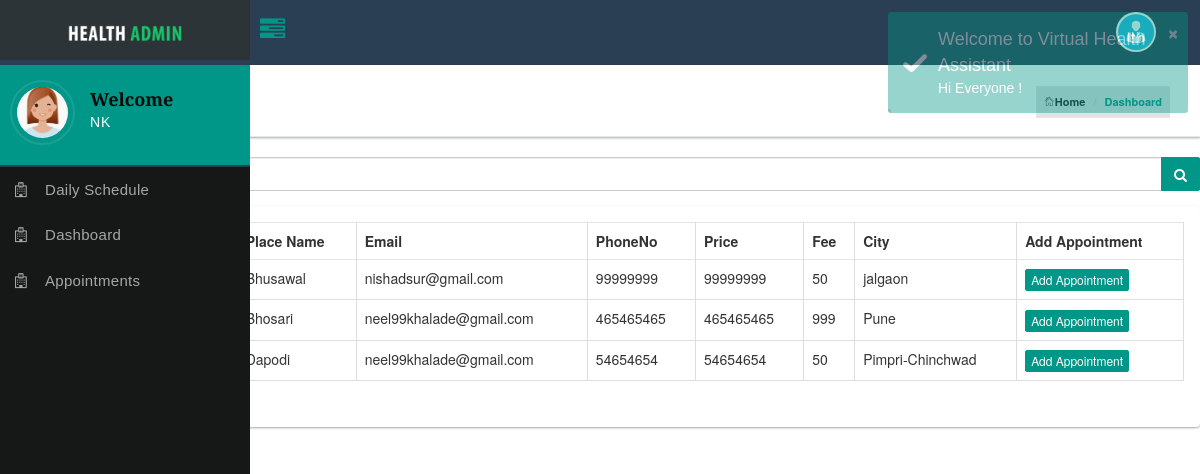
Screenshot of /dashboardPatient.php (signed in) with the database file from the repository.
### tables this page shows
CREATE TABLE `doctors` (
  `id` bigint(15) UNSIGNED NOT NULL,
  `username` varchar(125) NOT NULL,
  `email` varchar(125) NOT NULL,
  `firstName` varchar(65) NOT NULL,
  `lastName` varchar(65) NOT NULL,
  `placeName` varchar(65) NOT NULL,
  `city` varchar(65) NOT NULL,
  `fee` int(65) NOT NULL,
  `phoneNo` int(12) NOT NULL
);

### dashboardPatient.php (the view, shortened to what this page needs)
<?php include 'pheader.php';?>
<?php
$doctorsList = "SELECT id, firstName, lastName, placeName, email, phoneNo, fee, city FROM doctors";
$result = $conn->query($doctorsList);
?>
<div class="header-icon">
</div>
<div class="header-title">
	<h1>Dashboard</h1>
	<small> Dashboard features</small>
	<ol class="breadcrumb hidden-xs">
		<li><a href="index.php"><i class="pe-7s-home"></i>Home</a></li>
		<li class="active">Dashboard</li>
	</ol>
</div>
</section>
<section class="content">
	<div class="row">
		<div class="col-xs-12 col-sm-12 col-md-12 col-lg-12">
			<div class="dataTables_length">
				<div class="input-group custom-search-form">
					<input id="myInput" type="search" onkeyup="myFunction()" class="form-control"
						placeholder="Search for doctors by city.." /> <span class="input-group-btn">
						<button class="btn btn-primary" type="button">
							<span class="fa fa-search"></span>
						</button>
					</span>
				</div>
			</div>
		</div>
	</div>
	<div class="row">
		<div class="col-xs-12 col-sm-12 col-md-12 col-lg-12">
			<div class="panel panel-bd" data-index="0">
				<div class="panel-body">
					<div class="table-responsive" ng-app="myApp" ng-controller="customersCtrl">
					<form action="scheduleAppointment.php" method="get">
							<table id="myTable" class="table table-bordered table-hover">
								<thead>
									<tr>
										<th>First Name</th>
										<th>Last Name</th>
										<th>Place Name</th>
										<th>Email</th>
										<th>PhoneNo</th>
										<th>Price</th>
										<th>Fee</th>
										<th>City</th>
										<th>Add Appointment</th>
									</tr>
								</thead>
								<tbody id="tbody">
<?php
if ($result->num_rows > 0) {
    while ($row = $result->fetch_assoc()) {
        echo '<tr> <td>' . $row["firstName"] . '</td> <td>' . $row["lastName"] . '</td>
            <td>' . $row["placeName"] . '</td> <td>' . $row["email"] . '</td>
            <td>' . $row["phoneNo"] . '</td> <td>' . $row["phoneNo"] . '</td>
            <td>' . $row["fee"] . '</td> <td>' . $row["city"] . '</td>
            <td><a class="btn btn-primary btn-xs" href="scheduleAppointment.php?doctorId=' . $row["id"] . '" >Add Appointment</a></td></tr> ';
    }
} else {
    echo "0 results";
}
?>
								</tbody>
							</table>
							</form>
					</div>
				</div>
			</div>
	</div>
</div>
</section>
	<?php include 'pfooter.php';?>

### pheader.php (shortened to what this page needs)
<!DOCTYPE html>
<html lang="en">
<head>
   <link href="assets/admin_page/plugins/jquery-ui-1.12.1/jquery-ui.min.css" rel="stylesheet" type="text/css"/>
   <link href="assets/admin_page/bootstrap/css/bootstrap.min.css" rel="stylesheet" type="text/css"/>
   <link href="assets/admin_page/plugins/lobipanel/lobipanel.min.css" rel="stylesheet" type="text/css"/>
      <link href="assets/admin_page/plugins/pace/flash.css" rel="stylesheet" type="text/css"/>
   <link href="assets/admin_page/font-awesome/css/font-awesome.min.css" rel="stylesheet" type="text/css"/>
     <link href="assets/admin_page/pe-icon-7-stroke/css/pe-icon-7-stroke.css" rel="stylesheet" type="text/css"/>
   <link href="assets/admin_page/themify-icons/themify-icons.css" rel="stylesheet" type="text/css"/>
        <link href="assets/admin_page/plugins/toastr/toastr.css" rel="stylesheet" type="text/css"/>
        <link href="assets/admin_page/plugins/emojionearea/emojionearea.min.css" rel="stylesheet" type="text/css"/>
        <link href="assets/admin_page/plugins/monthly/monthly.css" rel="stylesheet" type="text/css"/>
        <link href="assets/admin_page/dist/css/stylehealth.min.css" rel="stylesheet" type="text/css"/>
    </head>
    <body class="hold-transition sidebar-mini">
        <div class="wrapper">
            <header class="main-header">
                <a href="index.php" class="logo">
                    <span class="logo-lg">
                        <img src="assets/admin_page/dist/img/logo.png" alt="">
                    </span>
                </a>
                <nav class="navbar navbar-static-top ">
                    <a href="index.html#" class="sidebar-toggle" data-toggle="offcanvas" role="button">
                        <span class="fa fa-tasks"></span>
                    </a>
                    <div class="navbar-custom-menu">
                        <ul class="nav navbar-nav">
                            <li class="dropdown dropdown-user admin-user">
                                <a href="index.html#" class="dropdown-toggle" data-toggle="dropdown">
                                <div class="user-image">
                                <img src="assets/admin_page/dist/img/mini-logo.png" class="img-circle" height="40" width="40" alt="User Image">
                                </div>
                                </a>
                            </li>
                        </ul>
                    </div>
                </nav>
            </header>
          <aside class="main-sidebar">
                <div class="sidebar">
                    <div class="user-panel">
                        <div class="image pull-left">
                            <img src="assets/admin_page/dist/img/avatar2.png" class="img-circle" alt="User Image">
                        </div>
                        <div class="info">
                            <h4>Welcome</h4>
                            <?php if(isset($_SESSION['username'])) :?>
                            <p><?php echo $_SESSION['name_of_user'];?></p>
                            <?php endif?>
                        </div>
                    </div>
                    <ul class="sidebar-menu">
                        <li>
                            <a href="dailySchedule.php"><i class="fa fa-hospital-o"></i><span>Daily Schedule</span>
                            </a>
                        </li>
                        <li>
                            <a href="dashboardPatient.php"><i class="fa fa-hospital-o"></i><span>Dashboard</span>
                            </a>
                        </li>
                        <li >
                            <a href="appointmentsPatient.php"><i class="fa fa-hospital-o"></i><span>Appointments</span>
                            </a>
                        </li>
            </ul>
        </div>
    </aside>
            <div class="content-wrapper">
                <section class="content-header">

### pfooter.php (shortened to what this page needs)
 </div>
        	</div>
    </body>
</html>

### rows the page displays
doctors: placeName "Bhusawal", email "nishadsur@gmail.com", phoneNo "99999999", fee "50", city "jalgaon"
doctors: placeName "Bhosari", email "neel99khalade@gmail.com", phoneNo "465465465", fee "999", city "Pune"
doctors: placeName "Dapodi", email "neel99khalade@gmail.com", phoneNo "54654654", fee "50", city "Pimpri-Chinchwad"

### other values shown
$_SESSION['name_of_user'] "NK"
